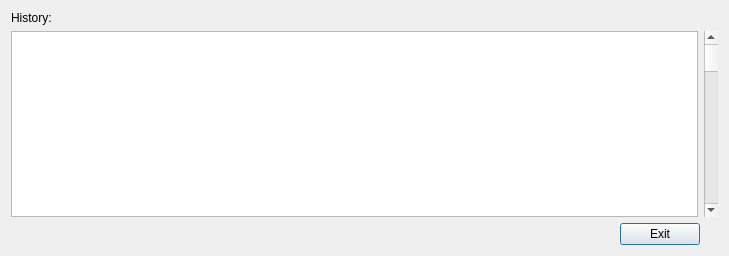
<?xml version="1.0" encoding="UTF-8"?>
<ui version="4.0">
 <class>Dialog</class>
 <widget class="QDialog" name="Dialog">
  <property name="geometry">
   <rect>
    <x>0</x>
    <y>0</y>
    <width>729</width>
    <height>256</height>
   </rect>
  </property>
  <property name="windowTitle">
   <string>Log Information</string>
  </property>
  <layout class="QVBoxLayout" name="verticalLayout">
   <item>
    <layout class="QGridLayout" name="gridLayout">
     <item row="0" column="0">
      <widget class="QLabel" name="label">
       <property name="text">
        <string>History:</string>
       </property>
      </widget>
     </item>
     <item row="1" column="0">
      <widget class="QTableWidget" name="error_table"/>
     </item>
     <item row="1" column="1">
      <widget class="QScrollBar" name="verticalScrollBar">
       <property name="orientation">
        <enum>Qt::Vertical</enum>
       </property>
      </widget>
     </item>
    </layout>
   </item>
   <item>
    <layout class="QHBoxLayout" name="horizontalLayout">
     <item>
      <spacer name="horizontalSpacer">
       <property name="orientation">
        <enum>Qt::Horizontal</enum>
       </property>
       <property name="sizeHint" stdset="0">
        <size>
         <width>598</width>
         <height>20</height>
        </size>
       </property>
      </spacer>
     </item>
     <item>
      <widget class="QPushButton" name="pushButton">
       <property name="text">
        <string>Exit</string>
       </property>
      </widget>
     </item>
     <item>
      <spacer name="horizontalSpacer_2">
       <property name="orientation">
        <enum>Qt::Horizontal</enum>
       </property>
       <property name="sizeType">
        <enum>QSizePolicy::Fixed</enum>
       </property>
       <property name="sizeHint" stdset="0">
        <size>
         <width>18</width>
         <height>20</height>
        </size>
       </property>
      </spacer>
     </item>
    </layout>
   </item>
  </layout>
 </widget>
 <resources/>
 <connections/>
</ui>
